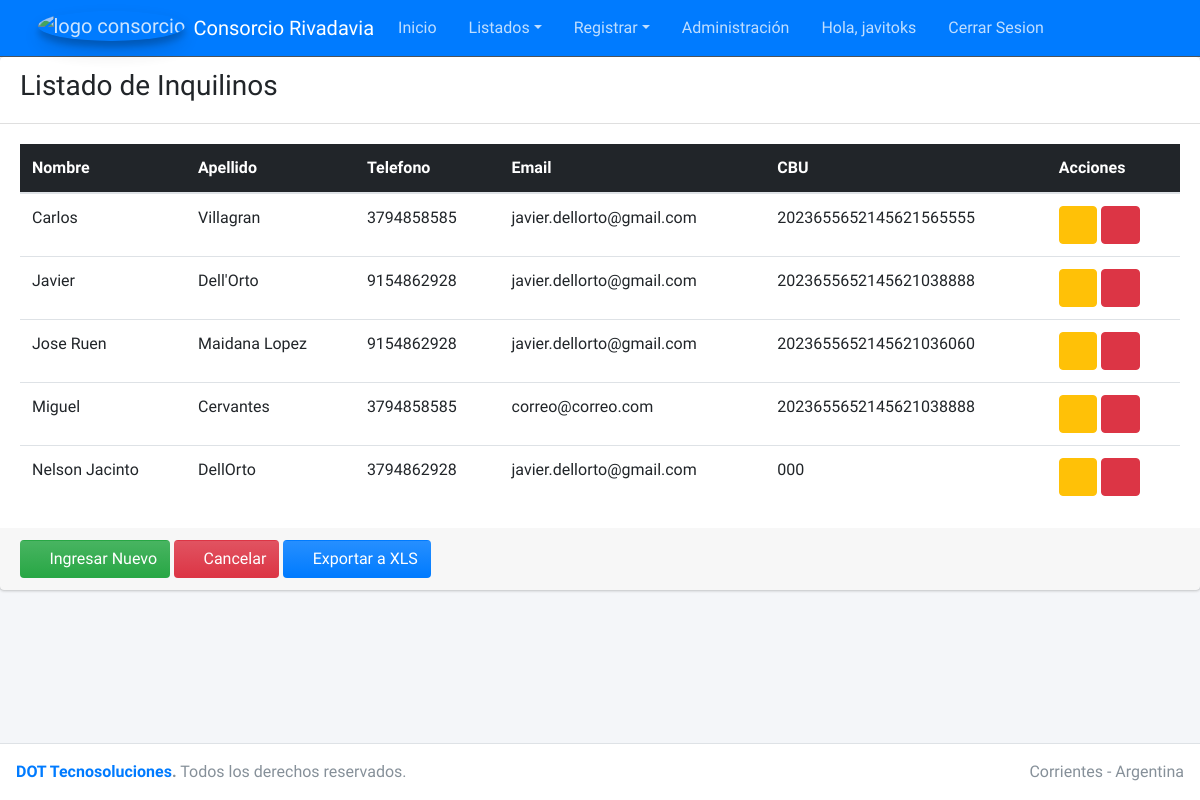
Page /consorcio/listar_inquilinos/ (signed in) on the earlier database version.
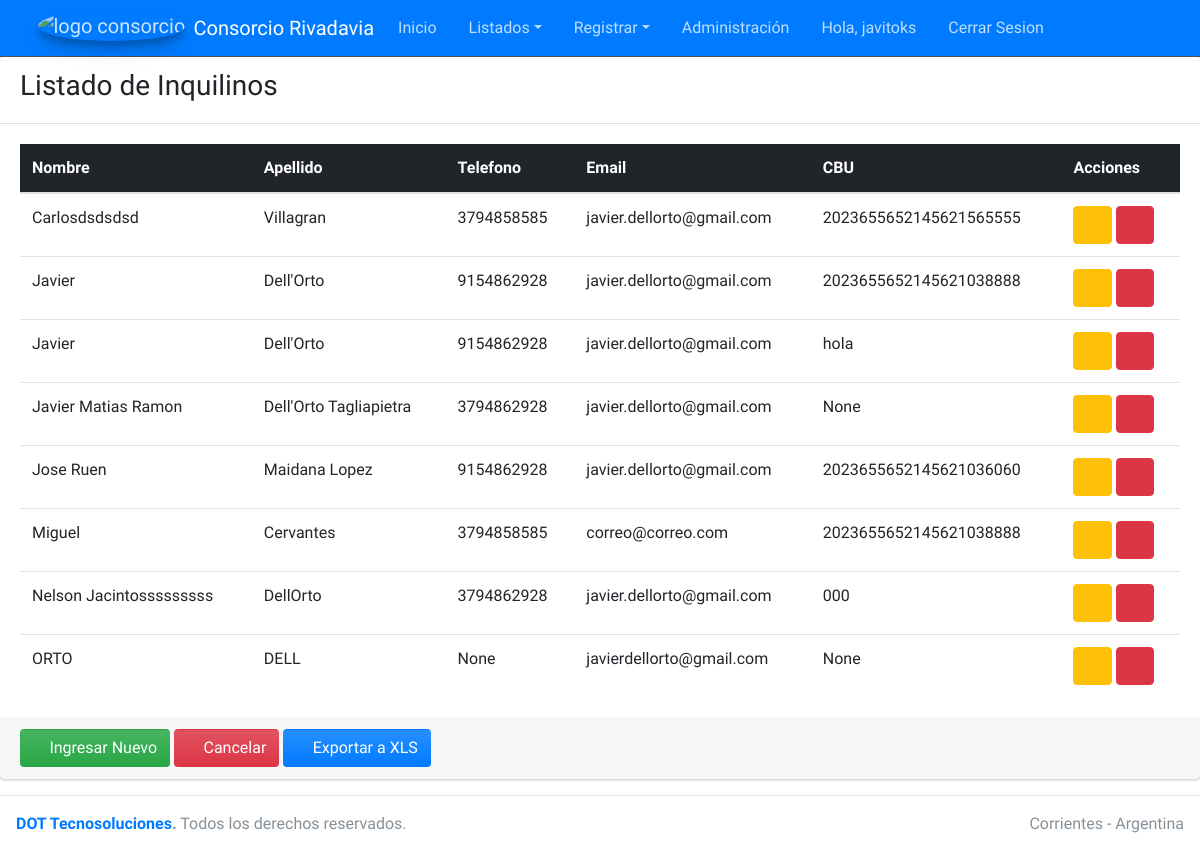
Same page on the later database version.
### casa/models.py (models this page shows, shortened)
class Inquilino(models.Model):
    nombre = models.CharField(max_length=30)
    apellido = models.CharField(max_length=30, blank=True)
    telefono = models.CharField(max_length=10, blank=True, null=True)
    email = models.EmailField(blank=True, null=True)
    CBU = models.CharField(max_length=22, blank=True, null=True)
    creado = models.DateTimeField(auto_now_add=True)
    modificado = models.DateTimeField(auto_now=True)
    class Meta:
        ordering = ['nombre']
        verbose_name = ("Inquilino")
        verbose_name_plural = ("Inquilinos")

### casa/views.py (the view)
# urls.py: path('listar_inquilinos/', ListarInquilinos.as_view(), name='inquilinos'),
class ListarInquilinos(ListView):
    model = Inquilino
    template_name = "inquilinos.html"

### casa/templates/inquilinos.html
{% extends "list.html" %}
{% block titulo %}
<div><h3>Listado de Inquilinos</h3></div>
{% endblock titulo %}
{% block columns %}
<tr>
  <th scope="col">Nombre</th>
  <th scope="col">Apellido</th>
  <th scope="col">Telefono</th>
  <th scope="col">Email</th>
  <th scope="col">CBU</th>
  <th scope="col">Acciones</th>
</tr>
{% endblock columns %}
{% block rows %}
{% if object_list %}
{% for inquilino in object_list %}
<tr>
  <td>{{inquilino.nombre }}</td>
  <td>{{inquilino.apellido}}</td>
  <td>{{inquilino.telefono}}</td>
  <td>{{inquilino.email}}</td>
  <td>{{inquilino.CBU}}</td>
  <td>
    <a href="{% url 'editarinquilino' inquilino.id %}" class="btn btn-warning">
      <i class="fas fa-edit"></i>
    </a>
    <a href={% url 'eliminarinquilino' inquilino.id %} class="btn btn-danger">
      <i class="fas fa-trash"></i>
    </a>
  </td>
</tr>
{% endfor %}
{% else %}  <h2>No hay registros de Inquilinos</h2>
{% endif %}
{% endblock rows %}
{% block botones %}
<div class="card-footer">
  <a href='{% url 'registrarinquilinos' %}' class="btn bg-gradient-success"><i class="fas fa-plus"></i> Ingresar Nuevo</a>
  <a href='{% url 'home' %}' class="btn bg-gradient-danger"><i class="fas fa-ban"></i> Cancelar</a>
  <a href='{% url 'reportepropietarios' %}' class="btn bg-gradient-primary"><i class="fas fa-file"></i> Exportar a XLS</a>
</div>
{% endblock botones %}

### home/templates/list.html (shortened to what this page needs)
{% extends "home.html" %}
{% block content %}
{% if request.user.is_authenticated %}
<div class="card card-default">
  <div class="card-header">
    {% block titulo %}{% endblock titulo %}
  </div>
      <div class="card-body">
        <table class="table">
            <thead class="table-dark">
                {% block columns %}
                {% endblock columns %}
            </thead>
            <tbody class="table-group-divider">
                {% block rows %}
                {% endblock rows %}
            </tbody>
         </table>
      </div>
      {% block botones %}
      {% endblock botones %}
    </div>
</div>
{% else %}
<div class="alert alert-warning">Loguearse para continuar</div>
{% endif %}
{% endblock %}

### home/templates/home.html (shortened to what this page needs)
{% load static%}
<!DOCTYPE html>
<html lang="en">
<head>
  <link rel="stylesheet" href="{% static 'plugins/fontawesome-free/css/all.min.css' %}">
  <link rel="stylesheet" href="{% static 'css/adminlte.min.css' %}">
</head>
<body class="hold-transition layout-top-nav">
<div class="wrapper">
  {% include "header.html" %}
  <div class="content-wrapper">
  {% block content %}
  {% endblock %}
  </div>
  {% include "footer.html" %}
</body>
</html>

### home/templates/header.html (shortened to what this page needs)
{% load static %}
<nav class="main-header navbar navbar-expand-md navbar-primary navbar-dark">
    <div class="container">
      <a href="{% url 'home' %}" class="navbar-brand">
        <img src="{% static 'img/2149-a.png' %}" alt="logo consorcio" class="brand-image img-circle elevation-3" style="opacity: .8">
        <span class="brand-text font-weight-light">Consorcio Rivadavia</span>
      </a>
      <div class="collapse navbar-collapse order-3" id="navbarCollapse">
        <ul class="navbar-nav">
          <li class="nav-item">
            <a href="{% url 'home' %}" class="nav-link">Inicio</a>
          </li>
          <li class="nav-item dropdown">
            <a id="dropdownSubMenu1" href="#" data-toggle="dropdown" aria-haspopup="true" aria-expanded="false" class="nav-link dropdown-toggle">Listados</a>
          </li>
          <li class="nav-item dropdown">
            <a id="dropdownSubMenu1" href="#" data-toggle="dropdown" aria-haspopup="true" aria-expanded="false" class="nav-link dropdown-toggle">Registrar</a>
              <li class="nav-item">
                <a href="{% url 'admin:index' %}" class="nav-link">Administración</a>
              </li>
              <li class="nav-item">
                {% if user.is_authenticated %}
                  <a href="#" class="nav-link">Hola, {{user.username}}</a>
                {% else %}
                  <a href="{% url 'logueo' %}" class="nav-link">Iniciar Sesion</a>
                {% endif %}
              </li>
              <li class="nav-item">
                <a href="{% url 'cerrarsesion' %}" class="nav-link">Cerrar Sesion</a>
              </li>
            </ul>
      </div>
</nav>

### home/templates/footer.html
{% load static %}
  <footer class="main-footer">
    <div class="float-right d-none d-sm-inline">
      Corrientes - Argentina
    </div>
    <strong> <a href="https://www.dottecnosoluciones.com.ar">DOT Tecnosoluciones</a>.</strong> Todos los derechos reservados.
  </footer>

Differences in the rows shown:
changed Inquilino "Villagran": nombre "Carlos" → "Carlosdsdsdsd"
added Inquilino: nombre "Javier", apellido "Dell'Orto", telefono "9154862928", email "javier.dellorto@gmail.com", CBU "hola"
added Inquilino: nombre "Javier Matias Ramon", apellido "Dell'Orto Tagliapietra", telefono "3794862928", email "javier.dellorto@gmail.com", CBU "None"
changed Inquilino "DellOrto": nombre "Nelson Jacinto" → "Nelson Jacintosssssssss"
added Inquilino: nombre "ORTO", apellido "DELL", telefono "None", email "javierdellorto@gmail.com", CBU "None"
